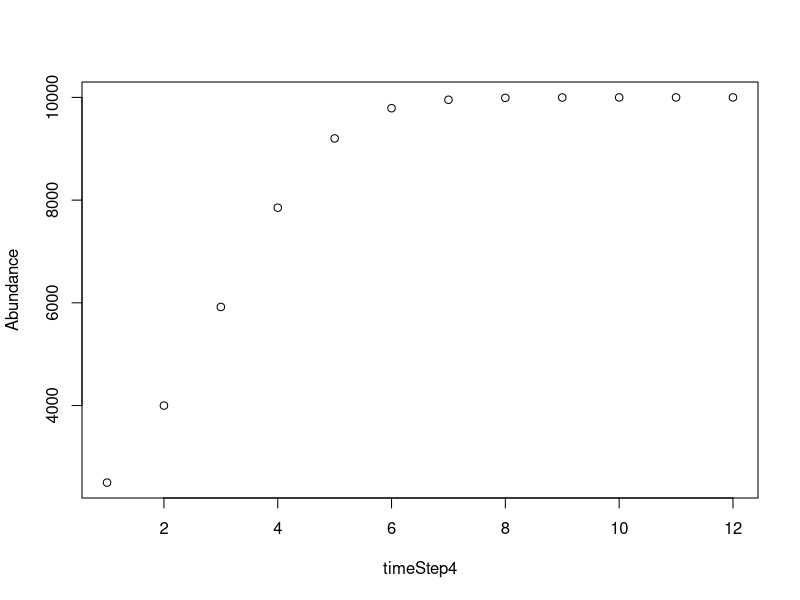
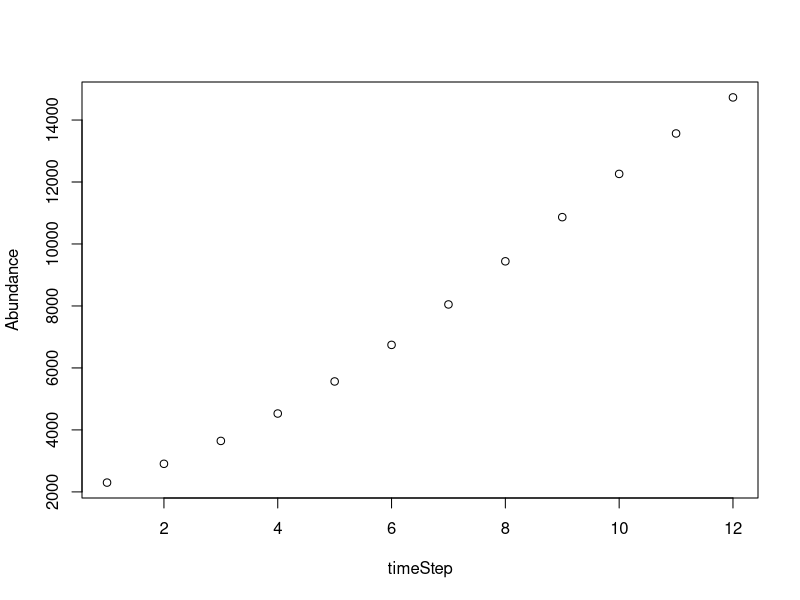

The R source for these figures, in order:
# lab step 3a: paste lab 4, #7 script to lab 8
# equation: n[t] = n[t-1] + (r * n[t-1] * (K - n[t-1])/K)

#parameters
Abundance <- 2500     #initial population: n[1]
carryingCapacity <- 10000 #carrying capacity of population: K
growthRate <- 0.8         #intrinsic growth rate of population: r

#calculations
for (time in seq(2,12)) {
  Abundance[time] <- Abundance[time-1] + (growthRate * Abundance[time-1] * (carryingCapacity - Abundance[time-1])/carryingCapacity)
  print (Abundance[time]) 
}

#plot data
timeStep4 <- seq(1,12)
plot(timeStep4,Abundance)

# lab step 3b: make 3a into function
MyPopulationFunction <- function(Abundance, carryingCapacity, growthRate) {
  for (time in seq(2,12)) {
    Abundance[time] <- Abundance[time-1] + (growthRate * Abundance[time-1] * (carryingCapacity - Abundance[time-1])/carryingCapacity)
    print (Abundance[time])
  }
  return (Abundance[time])
}
#test function
MyPopulationFunction(2500, 10000, 0.8)

# lab step 3c: add to function to make it plot the data
MyPopulationFunction <- function(Abundance, carryingCapacity, growthRate) {
  for (time in seq(2,12)) {
    Abundance[time] <- Abundance[time-1] + (growthRate * Abundance[time-1] * (carryingCapacity - Abundance[time-1])/carryingCapacity)
    print (Abundance[time])
  }
  timeStep <- seq(1,12)
  plot(timeStep,Abundance)
  return (Abundance[time])
}

# lab step 3d: call the function
#test function
MyPopulationFunction(2300, 19000, 0.3)

# lab step 3e: write dataset from function to file with headers
AbundanceMatrix <- as.matrix(Abundance)
AbundanceMatrix <- cbind(seq(1,12), AbundanceMatrix)
#add headers
colnames(AbundanceMatrix) <- c("generations", "abundance")
#export to file
write.csv(AbundanceMatrix, "logisticGrowthData.csv")


